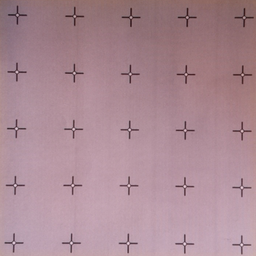
#> input picture Community-PythonScripts/Scripts/The Grid Calibration Tool/test/images/01_warped.png, 256 x 256 px, shrunk from 350 x 350 before the run
$ python imageHacking.py   (Python 2 division)   (older library calls are emulated)
#> lines starting #> are read from the running program, lines starting #| are printed output that depends on the picture; after the words box and inside, x2 and y2 are one past the last pixel; in counts of white or black regions, pixels touching at a corner belong together
#!/usr/bin/python
# import the necessary packages
import cv2
import numpy as np

# The lowres version used a 350x350 pixel image upsampled to 700x700
origImg = cv2.imread("images/01_warped.png")
#> origImg is the input picture: shape (256, 256, 3); mean B, G, R 148.5, 138.4, 171
#targetImg = cv2.imread("images/circles.png")
#targetImg = cv2.imread("images/lit.png")

# The lowres version used a 350x350 pixel image upsampled to 700x700
# Upsample to reduce quantization artifacts while processing
sizeX = origImg.shape[0] * 2
#> sizeX = 512
sizeY = origImg.shape[1] * 2
#> sizeY = 512
targetImg = cv2.resize(origImg, (int(sizeX), int(sizeY)))

#Grayscale
targetImg = cv2.cvtColor(targetImg, cv2.COLOR_BGR2GRAY)
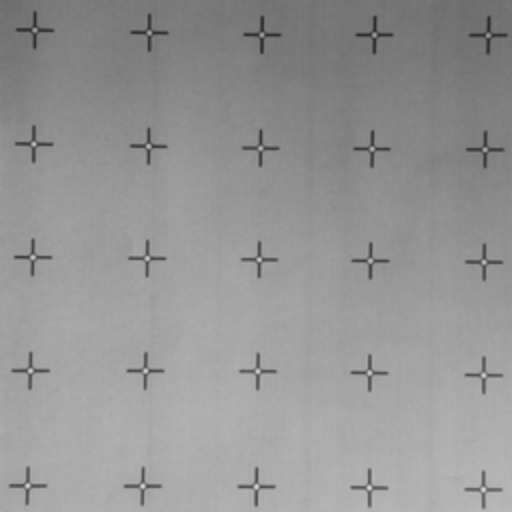
#> targetImg: shape (512, 512); min 44, max 218, mean 149.2
cv2.imwrite("images/gray.png", targetImg)

inverseImg = cv2.bitwise_not(targetImg)
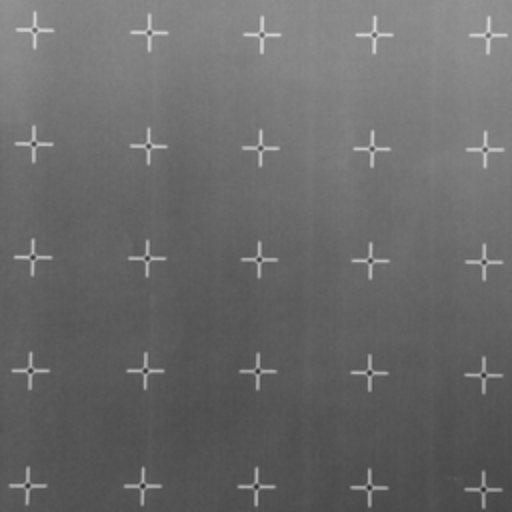
#> inverseImg: shape (512, 512); min 37, max 211, mean 105.8

for threshVal in range(150, 160, 10):
    _ ,truncInvImg = cv2.threshold(inverseImg, threshVal, 255, cv2.THRESH_TRUNC)
    fname = "images/truncated_inv_" + str(threshVal) + ".png"
    cv2.imwrite(fname, truncInvImg)

# [31 lines of commented-out code are left out]
gradientImg = cv2.GaussianBlur(truncInvImg, (201,201),0)
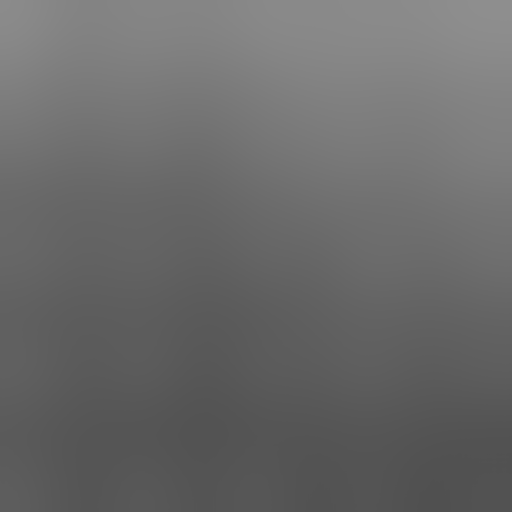
#> gradientImg: shape (512, 512); min 80, max 142, mean 105.4
#gradientImg = cv2.bitwise_not(cv2.GaussianBlur(targetImg, (201,201),0))
#gradientImg = cv2.GaussianBlur(invMaskedImg, (201,201),0)
cv2.imwrite("images/gradientImg.png", gradientImg)

alpha = 0.5
blendedImg = cv2.addWeighted(targetImg, alpha, gradientImg, (1.0 - alpha), 0.0)
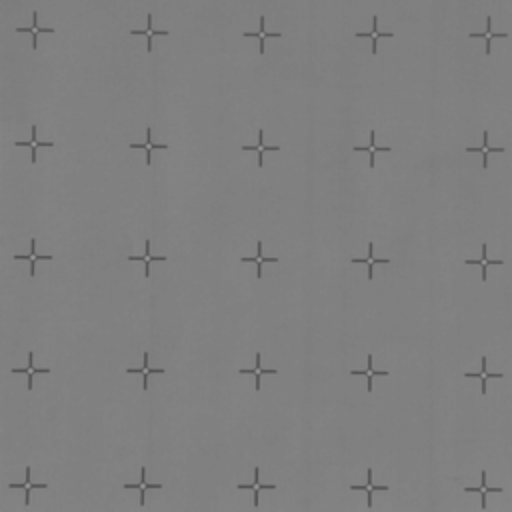
#> blendedImg: shape (512, 512); min 82, max 152, mean 127.3
cv2.imwrite("images/blendedImg.png", blendedImg)

# [34 lines of commented-out code are left out]
_ ,outImg = cv2.threshold(blendedImg, 130, 255, cv2.THRESH_BINARY)
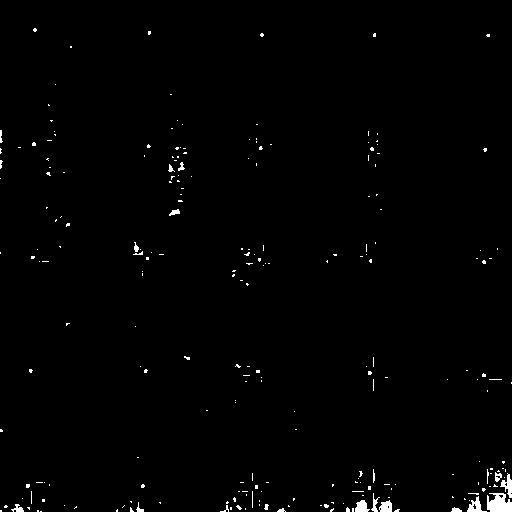
#> outImg: shape (512, 512); 0.95% white; 233 white regions (214 under 20 px), largest, box (x1, y1, x2, y2) and area: (487, 493, 512, 512) 364, (467, 496, 487, 512) 138, (500, 473, 512, 498) 137
fname = str(threshVal)
# [31 lines of commented-out code are left out]

circleImg = outImg
sizeX = circleImg.shape[0] * 4
#> sizeX = 2048
sizeY = circleImg.shape[1] * 4
#> sizeY = 2048
circleImg = cv2.resize(outImg, (int(sizeX), int(sizeY)))
origImg = cv2.resize(origImg, (int(sizeX), int(sizeY)))
#> origImg: shape (2048, 2048, 3)
circleImg = cv2.GaussianBlur(circleImg, (5,5),0)
cv2.imwrite("images/circleImg.png", circleImg)

#minDist = int(sizeX / 4) # Always true if you can see all 25 targets
minDist = 50

circles = []
#The below worked with 8x (64x) upscaled multicircleTest.png image
#circles = cv2.HoughCircles(circleImg, cv2.HOUGH_GRADIENT, 1, minDist, 100, 50, 20, 40)

circles = cv2.HoughCircles(circleImg, cv2.HOUGH_GRADIENT, 0.2, minDist, 10, 10, 12, 8)
#> circles = 622 rows, first 8: [1986.5, 996.5, 523.9], [412.5, 1552.5, 1083.6], [1293.5, 1293.5, 754.6], [708.5, 1548.5, 787.7], [1251.5, 1988.5, 239.9], [808.5, 1535.5, 687.5], [1360.5, 1196.5, 828.4], [399.5, 1992.5, 612.9]

try:
    print("Found " + str(len(circles[0])) + " circles")
#| Found 622 circles
except:
    print("I didn't find any circles")
    exit()

#circles = np.uint16(np.around(circles))
print circles
#> (printed output is left out)
for i in circles[0,:]:
    # draw the outer circle
    cv2.circle(origImg,(i[0],i[1]),i[2],(0,255,0),8)
#> this loop made 622 passes
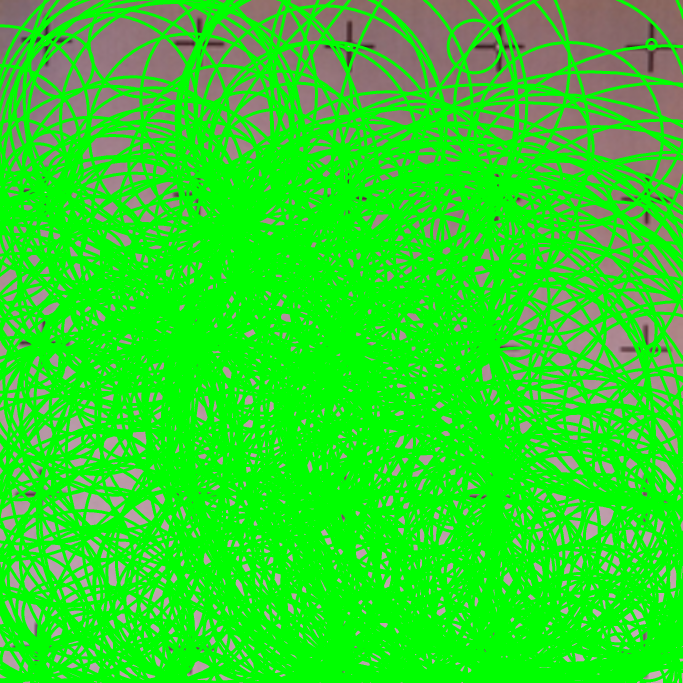
#> origImg: shape (2048, 2048, 3) (shown at 1/3 size); mean B, G, R 36.2, 220.6, 42.9
    # draw the center of the circle
    #cv2.circle(circleImg,(i[0],i[1]),2,(100,100,100),4)

origImg = cv2.resize(origImg, (int(sizeX/4), int(sizeY/4)))
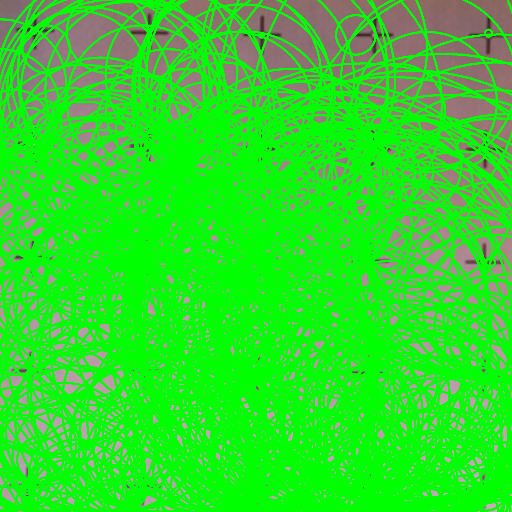
#> origImg: shape (512, 512, 3); mean B, G, R 36.2, 220.7, 42.9
cv2.imshow('detected circles',origImg)
cv2.waitKey(0)


# [31 lines of commented-out code are left out]

$ run again, with Community-PythonScripts/Scripts/The Grid Calibration Tool/test/images/lit.png copied over Community-PythonScripts/Scripts/The Grid Calibration Tool/test/images/01_warped.png
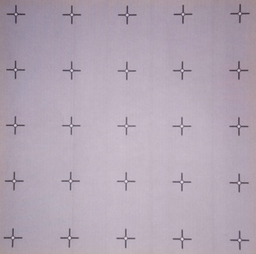
#> input picture Community-PythonScripts/Scripts/The Grid Calibration Tool/test/images/lit.png, 256 x 254 px, shrunk from 332 x 330 before the run
#> origImg is the input picture: shape (254, 256, 3); mean B, G, R 179.6, 165.2, 178
#> `_ ,outImg = cv2.threshold(blendedImg, 130, 255, cv2.THRESH_BINARY)`:
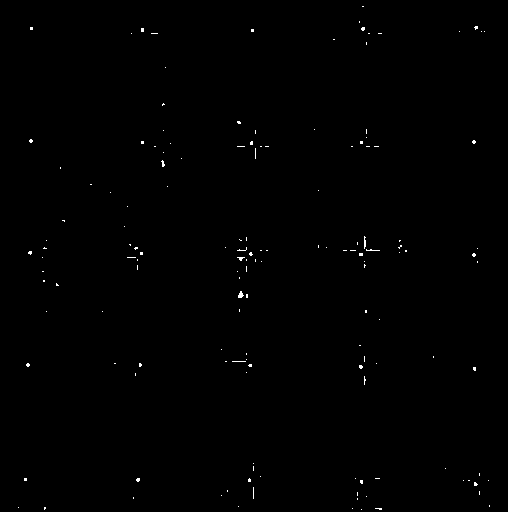
#> outImg: shape (512, 508); 0.29% white in thin lines or dots
#> circles = 163 rows, first 8: [972.5, 787.5, 208.7], [964.5, 1751.5, 319.9], [961.5, 1835.5, 403.6], [978.5, 1211.5, 220.6], [1521.5, 1601.5, 605.9], [964.5, 1700.5, 268.9], [1520.5, 789.5, 206.9], [1456.5, 1633.5, 638.4]
#| Found 163 circles
#| [[[9.7250e+02 7.8750e+02 2.0870e+02]
#|   [9.6450e+02 1.7515e+03 3.1990e+02]
#|   [9.6150e+02 1.8355e+03 4.0360e+02]
#|   [9.7850e+02 1.2115e+03 2.2060e+02]
#|   [1.5215e+03 1.6015e+03 6.0590e+02]
#|   [9.6450e+02 1.7005e+03 2.6890e+02]
#> (further printed lines are left out)
#> the loop `for i in circles[0,:]:` made 163 passes
#> `origImg = cv2.resize(origImg, (int(sizeX/4), int(sizeY/4)))`:
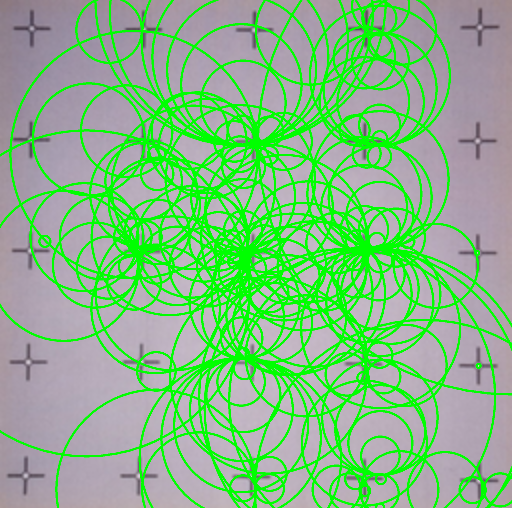
#> origImg: shape (508, 512, 3); mean B, G, R 133.9, 185.9, 132.8
